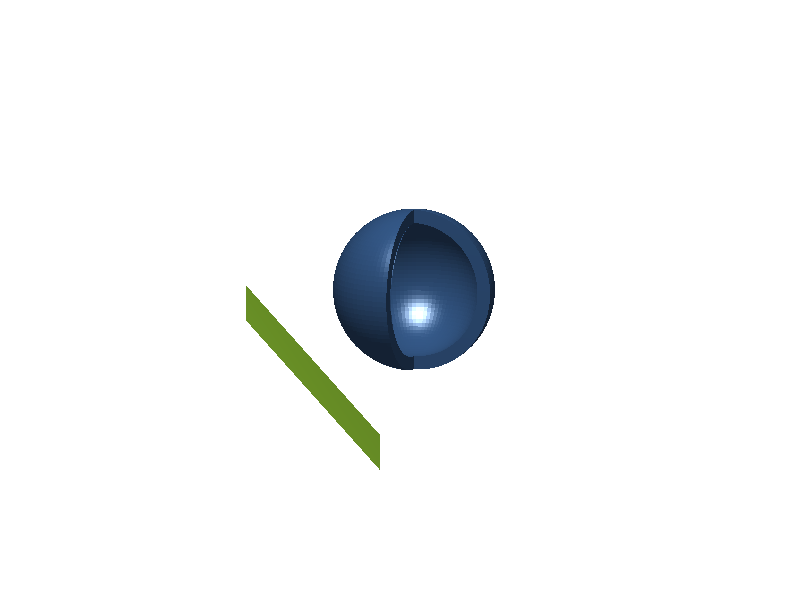

Recreate this plot in MATLAB.
% Seoul

phi=0:pi/50:3/2*pi;
theta=(0:pi/50:pi)';
rv = [1 1.2];

for k=1:10
    alpha = rand*2*pi;
    beta = rand*pi;
    for j=1:20
        r = rv(1);
        surf(r*sin(theta)*cos(phi),r*sin(theta)*sin(phi),r*cos(theta)*ones(size(phi)),0.2*ones(size(theta))*ones(size(phi)))
        hold on
        r = rv(2);
        surf(r*sin(theta)*cos(phi),r*sin(theta)*sin(phi),r*cos(theta)*ones(size(phi)),0.2*ones(size(theta))*ones(size(phi)))
        surf(sin(theta)*rv,zeros(length(theta),2),cos(theta)*rv,ones(length(theta),2)*0.2)
        surf(zeros(length(theta),2),-sin(theta)*rv,cos(theta)*rv,ones(length(theta),2)*0.2)
        [x,y] = meshgrid(-1.5:0.1:1.5,-1.5:0.1:1.5);
        delta = -2+j*0.2;
        z = -sin(beta)*x+cos(beta)*delta;
        x = cos(beta)*x+sin(beta)*delta;
        tmp = cos(alpha)*x+sin(alpha)*y;
        y = -sin(alpha)*x+cos(alpha)*y;
        x = tmp;
        surf(x,y,z,ones(size(x)))
        hold off
        axis image
        shading interp
        camlight
        axis off
        view([20 10])
        axis([-3 3 -3 3 -3 3])
        caxis([-0.2 1.2])
        mov(j+(k-1)*20)=getframe;
    end
end